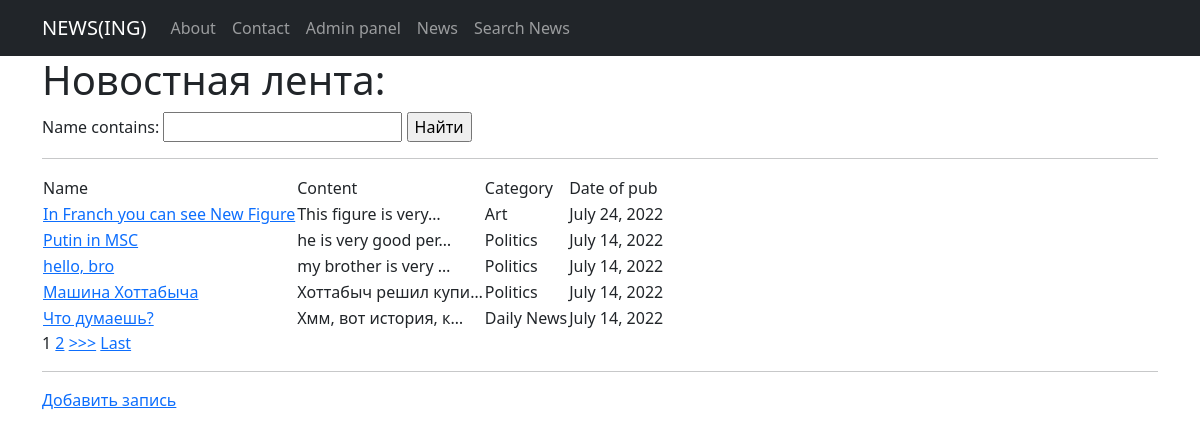
Before: /news/ with the older database file.
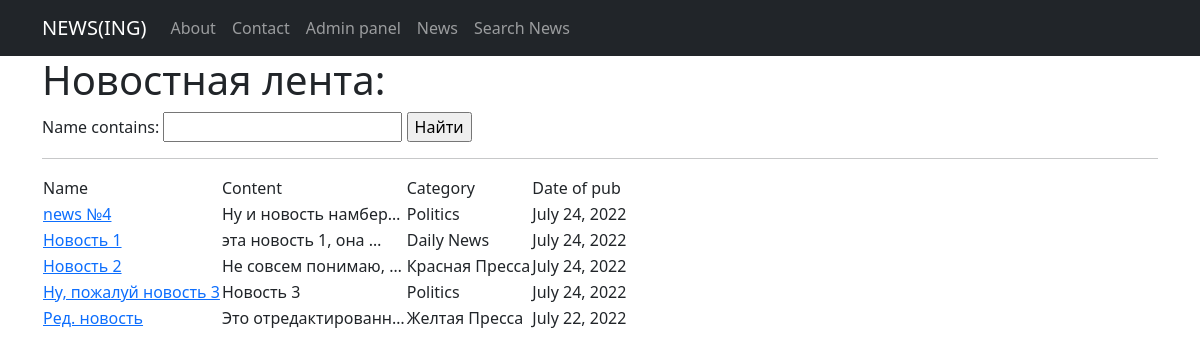
After: the same page with the newer database file.
### News_feed_view/models.py (models this page shows, shortened)
class News(models.Model):
    name = models.CharField(
        max_length=124,
        unique=True
    )
    content = models.TextField()
    category = models.ForeignKey(
        to = 'Category',
        on_delete=models.CASCADE,
        related_name='news'
    )
    date_pub = models.DateField(auto_now=True)

class Category(models.Model):
    name = models.CharField(max_length=100, unique=True)
    def __str__(self):
        return self.name.title()

### News_feed_view/views.py (the view)
# urls.py: path('', NewsList.as_view()),
class NewsList(ListView):
    model = News # model what are we going to view
    template_name = 'news.html' # where are we going to do it
    ordering = 'name'
    context_object_name = 'news_list' # where are we going to contain our objects to go to list of objects of HTML
    paginate_by = 5
    def get_queryset(self):
        queryset = super().get_queryset()
        return NewsFilter(self.request.GET, queryset=queryset).qs
    def get_context_data(self, **kwargs):
        context = super().get_context_data(**kwargs)
        context['filter'] = NewsFilter(self.request.GET, queryset=self.get_queryset())
        return context

### templates/news.html (shortened to what this page needs)
{% extends 'flatpages/default.html' %}
{% block content %}
<h1>Новостная лента: </h1>
<form method="GET">
    {{ filter.form }}
    <input type="submit" value="Найти">
</form>
<hr>
<table>
    <tr>
        <td> Name </td>
        <td> Content </td>
        <td> Category </td>
        <td> Date of pub </td>
    </tr>
    {% for i in news_list %}
        <tr>
            <td> <a href="{% url 'news_detail' i.id %}"> {{i.name}} </a> </td>
            <td> {{ i.content|truncatechars:20 }} </td>
            <td> {{ i.category }} </td>
            <td> {{ i.date_pub }} </td>
        </tr>
    {% endfor %}
</table>
{% if is_paginated %}
    {% for num in page_obj.paginator.page_range %}
        {% if page_obj.number == num %}
            <a>{{ num }}</a>
        {% elif num > page_obj.number|add:'-3' and num < page_obj.number|add:'3' %}
            <a href="?page={{ num }}">{{ num }}</a>
        {% endif %}
    {% endfor %}
    {% if page_obj.has_next %}
        <a href="?page={{ page_obj.next_page_number }}">>>></a>
        <a href="?page={{ page_obj.paginator.num_pages }}">Last</a>
    {% endif %}
<hr>
<a href="news_create">Добавить запись</a> <br>
{% endif %}
{% endblock content %}

Changed rows visible on the page:
removed News: name "Putin in MSC", content "he is very good per…", category "Politics", date_pub "July 14, 2022"
removed News: name "hello, bro", content "my brother is very …", category "Politics", date_pub "July 14, 2022"
removed News: name "Машина Хоттабыча", content "Хоттабыч решил купи…", category "Politics", date_pub "July 14, 2022"
removed News: name "Что думаешь?", content "Хмм, вот история, к…", category "Daily News", date_pub "July 14, 2022"
added News: name "news №4", content "Ну и новость намбер…", category "Politics", date_pub "July 24, 2022"
now on this page (row edited): News: name "Новость 1", content "эта новость 1, она …", category "Daily News", date_pub "July 24, 2022"
added News: name "Новость 2", content "Не совсем понимаю, …", category "Красная Пресса", date_pub "July 24, 2022"
changed News: name "In Franch you can see New Figure" → "Ну, пожалуй новость 3"; content "This figure is very…" → "Новость 3"; category "Art" → "Politics"
added News: name "Ред. новость", content "Это отредактированн…", category "Желтая Пресса", date_pub "July 22, 2022"
Other visible differences:
list line gone: "1"
list line gone: "2"
text no longer shown: ">>> Last Добавить запись"
